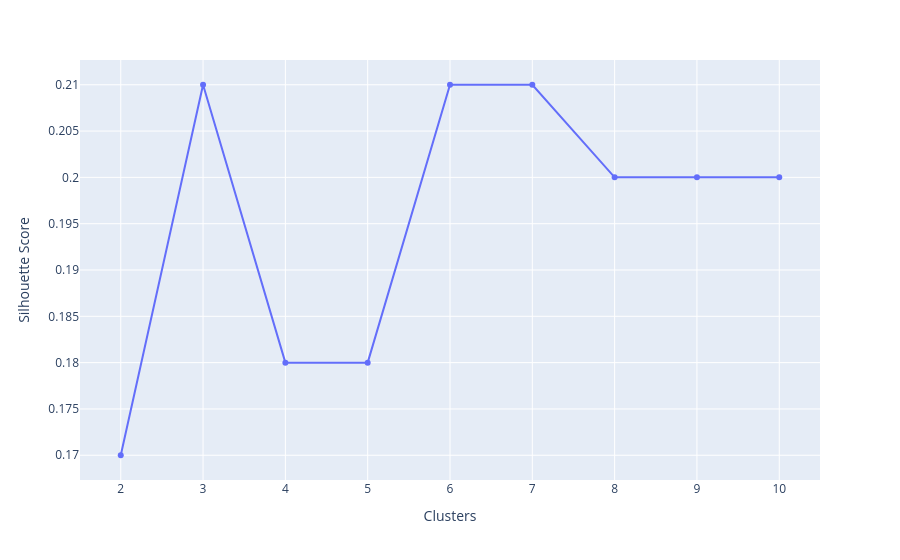

Write notebook code for a chart like this one.
### Code cell
px.line(x= k_values, y= silhouette_score_list, markers= True,
        labels= {'x' : 'Clusters', 'y' : 'Silhouette Score'})

### Figure 1 — Plotly figure (JSON) as saved in the notebook; plotly's stock layout.template omitted (floating-point values rounded to 4 significant figures)
{"data": [{"hovertemplate": "Clusters=%{x}<br>Silhouette Score=%{y}<extra></extra>", "legendgroup": "", "line": {"color": "#636efa", "dash": "solid"}, "marker": {"symbol": "circle"}, "mode": "lines+markers", "name": "", "orientation": "v", "showlegend": false, "type": "scatter", "x": [2, 3, 4, 5, 6, 7, 8, 9, 10], "xaxis": "x", "y": [0.17, 0.21, 0.18, 0.18, 0.21, 0.21, 0.2, 0.2, 0.2], "yaxis": "y"}], "layout": {"legend": {"tracegroupgap": 0}, "margin": {"t": 60}, "xaxis": {"anchor": "y", "domain": [0, 1], "title": {"text": "Clusters"}}, "yaxis": {"anchor": "x", "domain": [0, 1], "title": {"text": "Silhouette Score"}}}}
